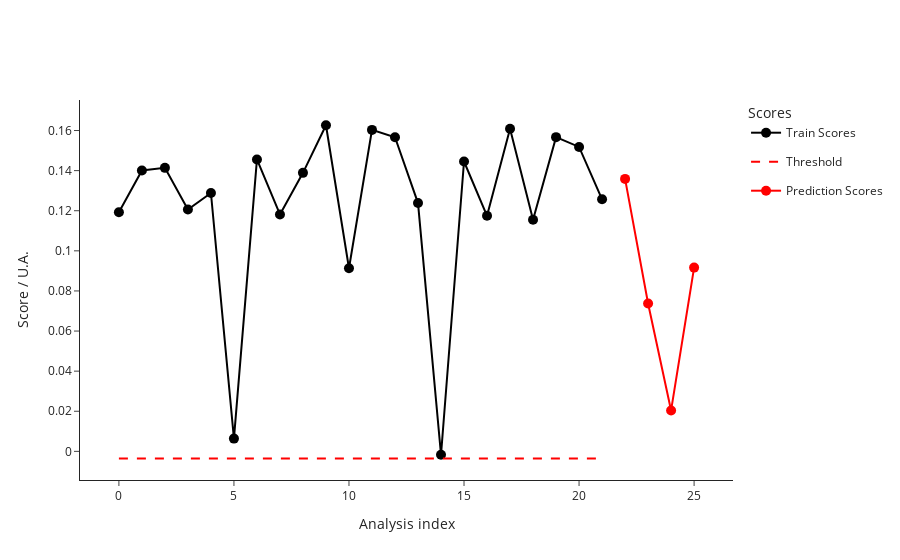

The notebook cell saved with this chart:
### Code cell
test_2_data = pd.read_csv("test_2_features.csv")
test_2_metadata = pd.read_csv("test_2_metadata.csv")
ana.predict(test_2_data, test_2_metadata)
ana.plot_scores()

### Figure 1 — Plotly figure (JSON) as saved in the notebook; plotly's stock layout.template omitted (floating-point values rounded to 4 significant figures)
{"data": [{"hovertemplate": ["<b>index: </b>17<br><b>name: </b>210812_Pac--005<br><b>path: </b>D:/ExtractedSignals\\210812_Pac 2021-08-12 10-30-07\\210812_Pac--005.D<br><b>batch: </b>210812_Pac 2021-08-12 10-30-07<br><b>batch_position: </b>5<br><b>idle_time: </b>279.0<br><b>sample: </b>NaCl 0,9%<br><b>method: </b>SAA_411_Pac.M<br><b>timestamp: </b>2021-08-12 10:50:23<br><b>detector: </b>G1315C<br><b>pump: </b>G7110B<br><b>start_time: </b>2021-08-12 10:50:57<br><b>end_time: </b>2021-08-12 10:54:57<br><b>runtime: </b>239.7000000000036", "<b>index: </b>18<br><b>name: </b>210812_Pac--006<br><b>path: </b>D:/ExtractedSignals\\210812_Pac 2021-08-12 10-30-07\\210812_Pac--006.D<br><b>batch: </b>210812_Pac 2021-08-12 10-30-07<br><b>batch_position: </b>6<br><b>idle_time: </b>279.0<br><b>sample: </b>Blank<br><b>method: </b>SAA_411_Pac.M<br><b>timestamp: </b>2021-08-12 10:55:02<br><b>detector: </b>G1315C<br><b>pump: </b>G7110B<br><b>start_time: </b>2021-08-12 10:55:36<br><b>end_time: </b>2021-08-12 10:59:36<br><b>runtime: </b>239.7000000000036", "<b>index: </b>19<br><b>name: </b>210812_Pac--007<br><b>path: </b>D:/ExtractedSignals\\210812_Pac 2021-08-12 10-30-07\\210812_Pac--007.D<br><b>batch: </b>210812_Pac 2021-08-12 10-30-07<br><b>batch_position: </b>7<br><b>idle_time: </b>279.0<br><b>sample: </b>0.025 mg/ml<br><b>method: </b>SAA_411_Pac.M<br><b>timestamp: </b>2021-08-12 10:59:41<br><b>detector: </b>G1315C<br><b>pump: </b>G7110B<br><b>start_time: </b>2021-08-12 11:00:15<br><b>end_time: </b>2021-08-12 11:04:15<br><b>runtime: </b>239.7000000000036", "<b>index: </b>20<br><b>name: </b>210812_Pac--008<br><b>path: </b>D:/ExtractedSignals\\210812_Pac 2021-08-12 10-30-07\\210812_Pac--008.D<br><b>batch: </b>210812_Pac 2021-08-12 10-30-07<br><b>batch_position: </b>8<br><b>idle_time: </b>279.0<br><b>sample: </b>Blank<br><b>method: </b>SAA_411_Pac.M<br><b>timestamp: </b>2021-08-12 11:04:20<br><b>detector: </b>G1315C<br><b>pump: </b>G7110B<br><b>start_time: </b>2021-08-12 11:04:54<br><b>end_time: </b>2021-08-12 11:08:54<br><b>runtime: </b>239.7000000000036", "<b>index: </b>21<br><b>name: </b>210812_Pac--009<br><b>path: </b>D:/ExtractedSignals\\210812_Pac 2021-08-12 10-30-07\\210812_Pac--009.D<br><b>batch: </b>210812_Pac 2021-08-12 10-30-07<br><b>batch_position: </b>9<br><b>idle_time: </b>279.0<br><b>sample: </b>210806/036 :10<br><b>method: </b>SAA_411_Pac.M<br><b>timestamp: </b>2021-08-12 11:08:59<br><b>detector: </b>G1315C<br><b>pump: </b>G7110B<br><b>start_time: </b>2021-08-12 11:09:32<br><b>end_time: </b>2021-08-12 11:13:32<br><b>runtime: </b>239.7000000000036", "<b>index: </b>22<br><b>name: </b>210812_Pac--010<br><b>path: </b>D:/ExtractedSignals\\210812_Pac 2021-08-12 10-30-07\\210812_Pac--010.D<br><b>batch: </b>210812_Pac 2021-08-12 10-30-07<br><b>batch_position: </b>10<br><b>idle_time: </b>278.0<br><b>sample: </b>210806/036 :10<br><b>method: </b>SAA_411_Pac.M<br><b>timestamp: </b>2021-08-12 11:13:37<br><b>detector: </b>G7110B<br><b>pump: </b>G7110B<br><b>start_time: </b>2021-08-12 11:14:11<br><b>end_time: </b>2021-08-12 11:18:11<br><b>runtime: </b>239.7000000000036", "<b>index: </b>23<br><b>name: </b>210812_Pac--011<br><b>path: </b>D:/ExtractedSignals\\210812_Pac 2021-08-12 10-30-07\\210812_Pac--011.D<br><b>batch: </b>210812_Pac 2021-08-12 10-30-07<br><b>batch_position: </b>11<br><b>idle_time: </b>279.0<br><b>sample: </b>210806/036 :10<br><b>method: </b>SAA_411_Pac.M<br><b>timestamp: </b>2021-08-12 11:18:16<br><b>detector: </b>G7110B<br><b>pump: </b>G7110B<br><b>start_time: </b>2021-08-12 11:18:50<br><b>end_time: </b>2021-08-12 11:22:50<br><b>runtime: </b>239.7000000000036", "<b>index: </b>24<br><b>name: </b>210812_Pac--012<br><b>path: </b>D:/ExtractedSignals\\210812_Pac 2021-08-12 10-30-07\\210812_Pac--012.D<br><b>batch: </b>210812_Pac 2021-08-12 10-30-07<br><b>batch_position: </b>12<br><b>idle_time: </b>279.0<br><b>sample: </b>Blank<br><b>method: </b>SAA_411_Pac.M<br><b>timestamp: </b>2021-08-12 11:22:55<br><b>detector: </b>G1315C<br><b>pump: </b>G7110B<br><b>start_time: </b>2021-08-12 11:23:29<br><b>end_time: </b>2021-08-12 11:27:29<br><b>runtime: </b>239.7000000000036", "<b>index: </b>25<br><b>name: </b>210812_Pac--013<br><b>path: </b>D:/ExtractedSignals\\210812_Pac 2021-08-12 10-30-07\\210812_Pac--013.D<br><b>batch: </b>210812_Pac 2021-08-12 10-30-07<br><b>batch_position: </b>13<br><b>idle_time: </b>279.0<br><b>sample: </b>0.025 mg/ml<br><b>method: </b>SAA_411_Pac.M<br><b>timestamp: </b>2021-08-12 11:27:34<br><b>detector: </b>G1315C<br><b>pump: </b>G7110B<br><b>start_time: </b>2021-08-12 11:28:08<br><b>end_time: </b>2021-08-12 11:32:08<br><b>runtime: </b>239.7000000000036", "<b>index: </b>26<br><b>name: </b>210812_Pac--014<br><b>path: </b>D:/ExtractedSignals\\210812_Pac 2021-08-12 10-30-07\\210812_Pac--014.D<br><b>batch: </b>210812_Pac 2021-08-12 10-30-07<br><b>batch_position: </b>14<br><b>idle_time: </b>279.0<br><b>sample: </b>Blank<br><b>method: </b>SAA_411_Pac.M<br><b>timestamp: </b>2021-08-12 11:32:13<br><b>detector: </b>G7110B<br><b>pump: </b>G7110B<br><b>start_time: </b>2021-08-12 11:32:46<br><b>end_time: </b>2021-08-12 11:36:47<br><b>runtime: </b>239.7000000000036", "<b>index: </b>85<br><b>name: </b>210813_Pac--003<br><b>path: </b>D:/ExtractedSignals\\210813_Pac 2021-08-13 10-37-27\\210813_Pac--003.D<br><b>batch: </b>210813_Pac 2021-08-13 10-37-27<br><b>batch_position: </b>3<br><b>idle_time: </b>278.0<br><b>sample: </b>Blank<br><b>method: </b>SAA_411_Pac.M<br><b>timestamp: </b>2021-08-13 10:48:34<br><b>detector: </b>G1315C<br><b>pump: </b>G7116B<br><b>start_time: </b>2021-08-13 10:49:08<br><b>end_time: </b>2021-08-13 10:53:08<br><b>runtime: </b>239.7000000000036", "<b>index: </b>86<br><b>name: </b>210813_Pac--004<br><b>path: </b>D:/ExtractedSignals\\210813_Pac 2021-08-13 10-37-27\\210813_Pac--004.D<br><b>batch: </b>210813_Pac 2021-08-13 10-37-27<br><b>batch_position: </b>4<br><b>idle_time: </b>279.0<br><b>sample: </b>Blank<br><b>method: </b>SAA_411_Pac.M<br><b>timestamp: </b>2021-08-13 10:53:13<br><b>detector: </b>G1315C<br><b>pump: </b>G7110B<br><b>start_time: </b>2021-08-13 10:53:47<br><b>end_time: </b>2021-08-13 10:57:47<br><b>runtime: </b>239.7000000000036", "<b>index: </b>87<br><b>name: </b>210813_Pac--005<br><b>path: </b>D:/ExtractedSignals\\210813_Pac 2021-08-13 10-37-27\\210813_Pac--005.D<br><b>batch: </b>210813_Pac 2021-08-13 10-37-27<br><b>batch_position: </b>5<br><b>idle_time: </b>279.0<br><b>sample: </b>NaCl 0,9%<br><b>method: </b>SAA_411_Pac.M<br><b>timestamp: </b>2021-08-13 10:57:52<br><b>detector: </b>G7110B<br><b>pump: </b>G7110B<br><b>start_time: </b>2021-08-13 10:58:26<br><b>end_time: </b>2021-08-13 11:02:27<br><b>runtime: </b>239.7000000000036", "<b>index: </b>88<br><b>name: </b>210813_Pac--006<br><b>path: </b>D:/ExtractedSignals\\210813_Pac 2021-08-13 10-37-27\\210813_Pac--006.D<br><b>batch: </b>210813_Pac 2021-08-13 10-37-27<br><b>batch_position: </b>6<br><b>idle_time: </b>279.0<br><b>sample: </b>Blank<br><b>method: </b>SAA_411_Pac.M<br><b>timestamp: </b>2021-08-13 11:02:31<br><b>detector: </b>G1315C<br><b>pump: </b>G7110B<br><b>start_time: </b>2021-08-13 11:03:05<br><b>end_time: </b>2021-08-13 11:07:06<br><b>runtime: </b>239.7000000000036", "<b>index: </b>89<br><b>name: </b>210813_Pac--007<br><b>path: </b>D:/ExtractedSignals\\210813_Pac 2021-08-13 10-37-27\\210813_Pac--007.D<br><b>batch: </b>210813_Pac 2021-08-13 10-37-27<br><b>batch_position: </b>7<br><b>idle_time: </b>279.0<br><b>sample: </b>0.025 mg/ml<br><b>method: </b>SAA_411_Pac.M<br><b>timestamp: </b>2021-08-13 11:07:10<br><b>detector: </b>G1315C<br><b>pump: </b>G7116B<br><b>start_time: </b>2021-08-13 11:07:44<br><b>end_time: </b>2021-08-13 11:11:45<br><b>runtime: </b>239.7000000000036", "<b>index: </b>90<br><b>name: </b>210813_Pac--008<br><b>path: </b>D:/ExtractedSignals\\210813_Pac 2021-08-13 10-37-27\\210813_Pac--008.D<br><b>batch: </b>210813_Pac 2021-08-13 10-37-27<br><b>batch_position: </b>8<br><b>idle_time: </b>279.0<br><b>sample: </b>Blank<br><b>method: </b>SAA_411_Pac.M<br><b>timestamp: </b>2021-08-13 11:11:49<br><b>detector: </b>G1315C<br><b>pump: </b>G7110B<br><b>start_time: </b>2021-08-13 11:12:23<br><b>end_time: </b>2021-08-13 11:16:23<br><b>runtime: </b>239.7000000000036", "<b>index: </b>91<br><b>name: </b>210813_Pac--009<br><b>path: </b>D:/ExtractedSignals\\210813_Pac 2021-08-13 10-37-27\\210813_Pac--009.D<br><b>batch: </b>210813_Pac 2021-08-13 10-37-27<br><b>batch_position: </b>9<br><b>idle_time: </b>279.0<br><b>sample: </b>210812/004 :20<br><b>method: </b>SAA_411_Pac.M<br><b>timestamp: </b>2021-08-13 11:16:28<br><b>detector: </b>G1315C<br><b>pump: </b>G7110B<br><b>start_time: </b>2021-08-13 11:17:02<br><b>end_time: </b>2021-08-13 11:21:03<br><b>runtime: </b>239.7000000000036", "<b>index: </b>92<br><b>name: </b>210813_Pac--010<br><b>path: </b>D:/ExtractedSignals\\210813_Pac 2021-08-13 10-37-27\\210813_Pac--010.D<br><b>batch: </b>210813_Pac 2021-08-13 10-37-27<br><b>batch_position: </b>10<br><b>idle_time: </b>280.0<br><b>sample: </b>210812/004 :20<br><b>method: </b>SAA_411_Pac.M<br><b>timestamp: </b>2021-08-13 11:21:08<br><b>detector: </b>G1315C<br><b>pump: </b>G7110B<br><b>start_time: </b>2021-08-13 11:21:41<br><b>end_time: </b>2021-08-13 11:25:42<br><b>runtime: </b>239.7000000000036", "<b>index: </b>93<br><b>name: </b>210813_Pac--011<br><b>path: </b>D:/ExtractedSignals\\210813_Pac 2021-08-13 10-37-27\\210813_Pac--011.D<br><b>batch: </b>210813_Pac 2021-08-13 10-37-27<br><b>batch_position: </b>11<br><b>idle_time: </b>278.0<br><b>sample: </b>210812/004 :20<br><b>method: </b>SAA_411_Pac.M<br><b>timestamp: </b>2021-08-13 11:25:46<br><b>detector: </b>G1315C<br><b>pump: </b>G7110B<br><b>start_time: </b>2021-08-13 11:26:21<br><b>end_time: </b>2021-08-13 11:30:21<br><b>runtime: </b>239.7000000000036", "<b>index: </b>94<br><b>name: </b>210813_Pac--012<br><b>path: </b>D:/ExtractedSignals\\210813_Pac 2021-08-13 10-37-27\\210813_Pac--012.D<br><b>batch: </b>210813_Pac 2021-08-13 10-37-27<br><b>batch_position: </b>12<br><b>idle_time: </b>280.0<br><b>sample: </b>Blank<br><b>method: </b>SAA_411_Pac.M<br><b>timestamp: </b>2021-08-13 11:30:26<br><b>detector: </b>G1315C<br><b>pump: </b>G7110B<br><b>start_time: </b>2021-08-13 11:30:59<br><b>end_time: </b>2021-08-13 11:34:59<br><b>runtime: </b>239.7000000000036", "<b>index: </b>95<br><b>name: </b>210813_Pac--013<br><b>path: </b>D:/ExtractedSignals\\210813_Pac 2021-08-13 10-37-27\\210813_Pac--013.D<br><b>batch: </b>210813_Pac 2021-08-13 10-37-27<br><b>batch_position: </b>13<br><b>idle_time: </b>278.0<br><b>sample: </b>0.025 mg/ml<br><b>method: </b>SAA_411_Pac.M<br><b>timestamp: </b>2021-08-13 11:35:04<br><b>detector: </b>G1315C<br><b>pump: </b>G7110B<br><b>start_time: </b>2021-08-13 11:35:38<br><b>end_time: </b>2021-08-13 11:39:38<br><b>runtime: </b>239.7000000000036", "<b>index: </b>96<br><b>name: </b>210813_Pac--014<br><b>path: </b>D:/ExtractedSignals\\210813_Pac 2021-08-13 10-37-27\\210813_Pac--014.D<br><b>batch: </b>210813_Pac 2021-08-13 10-37-27<br><b>batch_position: </b>14<br><b>idle_time: </b>279.0<br><b>sample: </b>Blank<br><b>method: </b>SAA_411_Pac.M<br><b>timestamp: </b>2021-08-13 11:39:43<br><b>detector: </b>G1315C<br><b>pump: </b>G7110B<br><b>start_time: </b>2021-08-13 11:40:16<br><b>end_time: </b>2021-08-13 11:44:17<br><b>runtime: </b>239.7000000000036"], "legendgroup": "Train", "line": {"color": "black"}, "marker": {"color": "black", "size": 10}, "mode": "lines+markers", "name": "Train Scores", "text": ["<b>index: </b>17<br><b>name: </b>210812_Pac--005<br><b>path: </b>D:/ExtractedSignals\\210812_Pac 2021-08-12 10-30-07\\210812_Pac--005.D<br><b>batch: </b>210812_Pac 2021-08-12 10-30-07<br><b>batch_position: </b>5<br><b>idle_time: </b>279.0<br><b>sample: </b>NaCl 0,9%<br><b>method: </b>SAA_411_Pac.M<br><b>timestamp: </b>2021-08-12 10:50:23<br><b>detector: </b>G1315C<br><b>pump: </b>G7110B<br><b>start_time: </b>2021-08-12 10:50:57<br><b>end_time: </b>2021-08-12 10:54:57<br><b>runtime: </b>239.7000000000036", "<b>index: </b>18<br><b>name: </b>210812_Pac--006<br><b>path: </b>D:/ExtractedSignals\\210812_Pac 2021-08-12 10-30-07\\210812_Pac--006.D<br><b>batch: </b>210812_Pac 2021-08-12 10-30-07<br><b>batch_position: </b>6<br><b>idle_time: </b>279.0<br><b>sample: </b>Blank<br><b>method: </b>SAA_411_Pac.M<br><b>timestamp: </b>2021-08-12 10:55:02<br><b>detector: </b>G1315C<br><b>pump: </b>G7110B<br><b>start_time: </b>2021-08-12 10:55:36<br><b>end_time: </b>2021-08-12 10:59:36<br><b>runtime: </b>239.7000000000036", "<b>index: </b>19<br><b>name: </b>210812_Pac--007<br><b>path: </b>D:/ExtractedSignals\\210812_Pac 2021-08-12 10-30-07\\210812_Pac--007.D<br><b>batch: </b>210812_Pac 2021-08-12 10-30-07<br><b>batch_position: </b>7<br><b>idle_time: </b>279.0<br><b>sample: </b>0.025 mg/ml<br><b>method: </b>SAA_411_Pac.M<br><b>timestamp: </b>2021-08-12 10:59:41<br><b>detector: </b>G1315C<br><b>pump: </b>G7110B<br><b>start_time: </b>2021-08-12 11:00:15<br><b>end_time: </b>2021-08-12 11:04:15<br><b>runtime: </b>239.7000000000036", "<b>index: </b>20<br><b>name: </b>210812_Pac--008<br><b>path: </b>D:/ExtractedSignals\\210812_Pac 2021-08-12 10-30-07\\210812_Pac--008.D<br><b>batch: </b>210812_Pac 2021-08-12 10-30-07<br><b>batch_position: </b>8<br><b>idle_time: </b>279.0<br><b>sample: </b>Blank<br><b>method: </b>SAA_411_Pac.M<br><b>timestamp: </b>2021-08-12 11:04:20<br><b>detector: </b>G1315C<br><b>pump: </b>G7110B<br><b>start_time: </b>2021-08-12 11:04:54<br><b>end_time: </b>2021-08-12 11:08:54<br><b>runtime: </b>239.7000000000036", "<b>index: </b>21<br><b>name: </b>210812_Pac--009<br><b>path: </b>D:/ExtractedSignals\\210812_Pac 2021-08-12 10-30-07\\210812_Pac--009.D<br><b>batch: </b>210812_Pac 2021-08-12 10-30-07<br><b>batch_position: </b>9<br><b>idle_time: </b>279.0<br><b>sample: </b>210806/036 :10<br><b>method: </b>SAA_411_Pac.M<br><b>timestamp: </b>2021-08-12 11:08:59<br><b>detector: </b>G1315C<br><b>pump: </b>G7110B<br><b>start_time: </b>2021-08-12 11:09:32<br><b>end_time: </b>2021-08-12 11:13:32<br><b>runtime: </b>239.7000000000036", "<b>index: </b>22<br><b>name: </b>210812_Pac--010<br><b>path: </b>D:/ExtractedSignals\\210812_Pac 2021-08-12 10-30-07\\210812_Pac--010.D<br><b>batch: </b>210812_Pac 2021-08-12 10-30-07<br><b>batch_position: </b>10<br><b>idle_time: </b>278.0<br><b>sample: </b>210806/036 :10<br><b>method: </b>SAA_411_Pac.M<br><b>timestamp: </b>2021-08-12 11:13:37<br><b>detector: </b>G7110B<br><b>pump: </b>G7110B<br><b>start_time: </b>2021-08-12 11:14:11<br><b>end_time: </b>2021-08-12 11:18:11<br><b>runtime: </b>239.7000000000036", "<b>index: </b>23<br><b>name: </b>210812_Pac--011<br><b>path: </b>D:/ExtractedSignals\\210812_Pac 2021-08-12 10-30-07\\210812_Pac--011.D<br><b>batch: </b>210812_Pac 2021-08-12 10-30-07<br><b>batch_position: </b>11<br><b>idle_time: </b>279.0<br><b>sample: </b>210806/036 :10<br><b>method: </b>SAA_411_Pac.M<br><b>timestamp: </b>2021-08-12 11:18:16<br><b>detector: </b>G7110B<br><b>pump: </b>G7110B<br><b>start_time: </b>2021-08-12 11:18:50<br><b>end_time: </b>2021-08-12 11:22:50<br><b>runtime: </b>239.7000000000036", "<b>index: </b>24<br><b>name: </b>210812_Pac--012<br><b>path: </b>D:/ExtractedSignals\\210812_Pac 2021-08-12 10-30-07\\210812_Pac--012.D<br><b>batch: </b>210812_Pac 2021-08-12 10-30-07<br><b>batch_position: </b>12<br><b>idle_time: </b>279.0<br><b>sample: </b>Blank<br><b>method: </b>SAA_411_Pac.M<br><b>timestamp: </b>2021-08-12 11:22:55<br><b>detector: </b>G1315C<br><b>pump: </b>G7110B<br><b>start_time: </b>2021-08-12 11:23:29<br><b>end_time: </b>2021-08-12 11:27:29<br><b>runtime: </b>239.7000000000036", "<b>index: </b>25<br><b>name: </b>210812_Pac--013<br><b>path: </b>D:/ExtractedSignals\\210812_Pac 2021-08-12 10-30-07\\210812_Pac--013.D<br><b>batch: </b>210812_Pac 2021-08-12 10-30-07<br><b>batch_position: </b>13<br><b>idle_time: </b>279.0<br><b>sample: </b>0.025 mg/ml<br><b>method: </b>SAA_411_Pac.M<br><b>timestamp: </b>2021-08-12 11:27:34<br><b>detector: </b>G1315C<br><b>pump: </b>G7110B<br><b>start_time: </b>2021-08-12 11:28:08<br><b>end_time: </b>2021-08-12 11:32:08<br><b>runtime: </b>239.7000000000036", "<b>index: </b>26<br><b>name: </b>210812_Pac--014<br><b>path: </b>D:/ExtractedSignals\\210812_Pac 2021-08-12 10-30-07\\210812_Pac--014.D<br><b>batch: </b>210812_Pac 2021-08-12 10-30-07<br><b>batch_position: </b>14<br><b>idle_time: </b>279.0<br><b>sample: </b>Blank<br><b>method: </b>SAA_411_Pac.M<br><b>timestamp: </b>2021-08-12 11:32:13<br><b>detector: </b>G7110B<br><b>pump: </b>G7110B<br><b>start_time: </b>2021-08-12 11:32:46<br><b>end_time: </b>2021-08-12 11:36:47<br><b>runtime: </b>239.7000000000036", "<b>index: </b>85<br><b>name: </b>210813_Pac--003<br><b>path: </b>D:/ExtractedSignals\\210813_Pac 2021-08-13 10-37-27\\210813_Pac--003.D<br><b>batch: </b>210813_Pac 2021-08-13 10-37-27<br><b>batch_position: </b>3<br><b>idle_time: </b>278.0<br><b>sample: </b>Blank<br><b>method: </b>SAA_411_Pac.M<br><b>timestamp: </b>2021-08-13 10:48:34<br><b>detector: </b>G1315C<br><b>pump: </b>G7116B<br><b>start_time: </b>2021-08-13 10:49:08<br><b>end_time: </b>2021-08-13 10:53:08<br><b>runtime: </b>239.7000000000036", "<b>index: </b>86<br><b>name: </b>210813_Pac--004<br><b>path: </b>D:/ExtractedSignals\\210813_Pac 2021-08-13 10-37-27\\210813_Pac--004.D<br><b>batch: </b>210813_Pac 2021-08-13 10-37-27<br><b>batch_position: </b>4<br><b>idle_time: </b>279.0<br><b>sample: </b>Blank<br><b>method: </b>SAA_411_Pac.M<br><b>timestamp: </b>2021-08-13 10:53:13<br><b>detector: </b>G1315C<br><b>pump: </b>G7110B<br><b>start_time: </b>2021-08-13 10:53:47<br><b>end_time: </b>2021-08-13 10:57:47<br><b>runtime: </b>239.7000000000036", "<b>index: </b>87<br><b>name: </b>210813_Pac--005<br><b>path: </b>D:/ExtractedSignals\\210813_Pac 2021-08-13 10-37-27\\210813_Pac--005.D<br><b>batch: </b>210813_Pac 2021-08-13 10-37-27<br><b>batch_position: </b>5<br><b>idle_time: </b>279.0<br><b>sample: </b>NaCl 0,9%<br><b>method: </b>SAA_411_Pac.M<br><b>timestamp: </b>2021-08-13 10:57:52<br><b>detector: </b>G7110B<br><b>pump: </b>G7110B<br><b>start_time: </b>2021-08-13 10:58:26<br><b>end_time: </b>2021-08-13 11:02:27<br><b>runtime: </b>239.7000000000036", "<b>index: </b>88<br><b>name: </b>210813_Pac--006<br><b>path: </b>D:/ExtractedSignals\\210813_Pac 2021-08-13 10-37-27\\210813_Pac--006.D<br><b>batch: </b>210813_Pac 2021-08-13 10-37-27<br><b>batch_position: </b>6<br><b>idle_time: </b>279.0<br><b>sample: </b>Blank<br><b>method: </b>SAA_411_Pac.M<br><b>timestamp: </b>2021-08-13 11:02:31<br><b>detector: </b>G1315C<br><b>pump: </b>G7110B<br><b>start_time: </b>2021-08-13 11:03:05<br><b>end_time: </b>2021-08-13 11:07:06<br><b>runtime: </b>239.7000000000036", "<b>index: </b>89<br><b>name: </b>210813_Pac--007<br><b>path: </b>D:/ExtractedSignals\\210813_Pac 2021-08-13 10-37-27\\210813_Pac--007.D<br><b>batch: </b>210813_Pac 2021-08-13 10-37-27<br><b>batch_position: </b>7<br><b>idle_time: </b>279.0<br><b>sample: </b>0.025 mg/ml<br><b>method: </b>SAA_411_Pac.M<br><b>timestamp: </b>2021-08-13 11:07:10<br><b>detector: </b>G1315C<br><b>pump: </b>G7116B<br><b>start_time: </b>2021-08-13 11:07:44<br><b>end_time: </b>2021-08-13 11:11:45<br><b>runtime: </b>239.7000000000036", "<b>index: </b>90<br><b>name: </b>210813_Pac--008<br><b>path: </b>D:/ExtractedSignals\\210813_Pac 2021-08-13 10-37-27\\210813_Pac--008.D<br><b>batch: </b>210813_Pac 2021-08-13 10-37-27<br><b>batch_position: </b>8<br><b>idle_time: </b>279.0<br><b>sample: </b>Blank<br><b>method: </b>SAA_411_Pac.M<br><b>timestamp: </b>2021-08-13 11:11:49<br><b>detector: </b>G1315C<br><b>pump: </b>G7110B<br><b>start_time: </b>2021-08-13 11:12:23<br><b>end_time: </b>2021-08-13 11:16:23<br><b>runtime: </b>239.7000000000036", "<b>index: </b>91<br><b>name: </b>210813_Pac--009<br><b>path: </b>D:/ExtractedSignals\\210813_Pac 2021-08-13 10-37-27\\210813_Pac--009.D<br><b>batch: </b>210813_Pac 2021-08-13 10-37-27<br><b>batch_position: </b>9<br><b>idle_time: </b>279.0<br><b>sample: </b>210812/004 :20<br><b>method: </b>SAA_411_Pac.M<br><b>timestamp: </b>2021-08-13 11:16:28<br><b>detector: </b>G1315C<br><b>pump: </b>G7110B<br><b>start_time: </b>2021-08-13 11:17:02<br><b>end_time: </b>2021-08-13 11:21:03<br><b>runtime: </b>239.7000000000036", "<b>index: </b>92<br><b>name: </b>210813_Pac--010<br><b>path: </b>D:/ExtractedSignals\\210813_Pac 2021-08-13 10-37-27\\210813_Pac--010.D<br><b>batch: </b>210813_Pac 2021-08-13 10-37-27<br><b>batch_position: </b>10<br><b>idle_time: </b>280.0<br><b>sample: </b>210812/004 :20<br><b>method: </b>SAA_411_Pac.M<br><b>timestamp: </b>2021-08-13 11:21:08<br><b>detector: </b>G1315C<br><b>pump: </b>G7110B<br><b>start_time: </b>2021-08-13 11:21:41<br><b>end_time: </b>2021-08-13 11:25:42<br><b>runtime: </b>239.7000000000036", "<b>index: </b>93<br><b>name: </b>210813_Pac--011<br><b>path: </b>D:/ExtractedSignals\\210813_Pac 2021-08-13 10-37-27\\210813_Pac--011.D<br><b>batch: </b>210813_Pac 2021-08-13 10-37-27<br><b>batch_position: </b>11<br><b>idle_time: </b>278.0<br><b>sample: </b>210812/004 :20<br><b>method: </b>SAA_411_Pac.M<br><b>timestamp: </b>2021-08-13 11:25:46<br><b>detector: </b>G1315C<br><b>pump: </b>G7110B<br><b>start_time: </b>2021-08-13 11:26:21<br><b>end_time: </b>2021-08-13 11:30:21<br><b>runtime: </b>239.7000000000036", "<b>index: </b>94<br><b>name: </b>210813_Pac--012<br><b>path: </b>D:/ExtractedSignals\\210813_Pac 2021-08-13 10-37-27\\210813_Pac--012.D<br><b>batch: </b>210813_Pac 2021-08-13 10-37-27<br><b>batch_position: </b>12<br><b>idle_time: </b>280.0<br><b>sample: </b>Blank<br><b>method: </b>SAA_411_Pac.M<br><b>timestamp: </b>2021-08-13 11:30:26<br><b>detector: </b>G1315C<br><b>pump: </b>G7110B<br><b>start_time: </b>2021-08-13 11:30:59<br><b>end_time: </b>2021-08-13 11:34:59<br><b>runtime: </b>239.7000000000036", "<b>index: </b>95<br><b>name: </b>210813_Pac--013<br><b>path: </b>D:/ExtractedSignals\\210813_Pac 2021-08-13 10-37-27\\210813_Pac--013.D<br><b>batch: </b>210813_Pac 2021-08-13 10-37-27<br><b>batch_position: </b>13<br><b>idle_time: </b>278.0<br><b>sample: </b>0.025 mg/ml<br><b>method: </b>SAA_411_Pac.M<br><b>timestamp: </b>2021-08-13 11:35:04<br><b>detector: </b>G1315C<br><b>pump: </b>G7110B<br><b>start_time: </b>2021-08-13 11:35:38<br><b>end_time: </b>2021-08-13 11:39:38<br><b>runtime: </b>239.7000000000036", "<b>index: </b>96<br><b>name: </b>210813_Pac--014<br><b>path: </b>D:/ExtractedSignals\\210813_Pac 2021-08-13 10-37-27\\210813_Pac--014.D<br><b>batch: </b>210813_Pac 2021-08-13 10-37-27<br><b>batch_position: </b>14<br><b>idle_time: </b>279.0<br><b>sample: </b>Blank<br><b>method: </b>SAA_411_Pac.M<br><b>timestamp: </b>2021-08-13 11:39:43<br><b>detector: </b>G1315C<br><b>pump: </b>G7110B<br><b>start_time: </b>2021-08-13 11:40:16<br><b>end_time: </b>2021-08-13 11:44:17<br><b>runtime: </b>239.7000000000036"], "type": "scatter", "x": [0, 1, 2, 3, 4, 5, 6, 7, 8, 9, 10, 11, 12, 13, 14, 15, 16, 17, 18, 19, 20, 21], "y": [0.1192, 0.14, 0.1414, 0.1206, 0.1289, 0.006357, 0.1456, 0.1181, 0.1389, 0.1626, 0.0913, 0.1603, 0.1567, 0.1238, -0.00169, 0.1446, 0.1175, 0.1609, 0.1155, 0.1567, 0.1518, 0.1257]}, {"legendgroup": "Threshold", "line": {"color": "red", "dash": "dash"}, "mode": "lines", "name": "Threshold", "type": "scatter", "x": [0, 21], "y": [-0.003533, -0.003533]}, {"hovertemplate": ["<b>index: </b>309<br><b>name: </b>210910_Pac--011<br><b>path: </b>D:/ExtractedSignals\\210910_Pac 2021-09-10 14-25-54\\210910_Pac--011.D<br><b>batch: </b>210910_Pac 2021-09-10 14-25-54<br><b>batch_position: </b>11<br><b>idle_time: </b>278.0<br><b>sample: </b>210903/021 :10<br><b>method: </b>SAA_411_Pac.M<br><b>timestamp: </b>2021-09-10 15:13:50<br><b>detector: </b>G1315C<br><b>pump: </b>G7110B<br><b>start_time: </b>2021-09-10 15:14:22<br><b>end_time: </b>2021-09-10 15:18:23<br><b>runtime: </b>239.7000000000036", "<b>index: </b>310<br><b>name: </b>210910_Pac--012<br><b>path: </b>D:/ExtractedSignals\\210910_Pac 2021-09-10 14-25-54\\210910_Pac--012.D<br><b>batch: </b>210910_Pac 2021-09-10 14-25-54<br><b>batch_position: </b>12<br><b>idle_time: </b>278.0<br><b>sample: </b>Blank<br><b>method: </b>SAA_411_Pac.M<br><b>timestamp: </b>2021-09-10 15:18:28<br><b>detector: </b>G1315C<br><b>pump: </b>G7110B<br><b>start_time: </b>2021-09-10 15:19:00<br><b>end_time: </b>2021-09-10 15:23:01<br><b>runtime: </b>239.7000000000036", "<b>index: </b>311<br><b>name: </b>210910_Pac--013<br><b>path: </b>D:/ExtractedSignals\\210910_Pac 2021-09-10 14-25-54\\210910_Pac--013.D<br><b>batch: </b>210910_Pac 2021-09-10 14-25-54<br><b>batch_position: </b>13<br><b>idle_time: </b>278.0<br><b>sample: </b>0.025 mg/ml<br><b>method: </b>SAA_411_Pac.M<br><b>timestamp: </b>2021-09-10 15:23:06<br><b>detector: </b>G1315C<br><b>pump: </b>G7110B<br><b>start_time: </b>2021-09-10 15:23:38<br><b>end_time: </b>2021-09-10 15:27:39<br><b>runtime: </b>239.7000000000036", "<b>index: </b>312<br><b>name: </b>210910_Pac--014<br><b>path: </b>D:/ExtractedSignals\\210910_Pac 2021-09-10 14-25-54\\210910_Pac--014.D<br><b>batch: </b>210910_Pac 2021-09-10 14-25-54<br><b>batch_position: </b>14<br><b>idle_time: </b>278.0<br><b>sample: </b>Blank<br><b>method: </b>SAA_411_Pac.M<br><b>timestamp: </b>2021-09-10 15:27:44<br><b>detector: </b>G1315C<br><b>pump: </b>G7110B<br><b>start_time: </b>2021-09-10 15:28:17<br><b>end_time: </b>2021-09-10 15:32:17<br><b>runtime: </b>239.7000000000036"], "legendgroup": "Prediction", "line": {"color": "red"}, "marker": {"color": "red", "size": 10}, "mode": "lines+markers", "name": "Prediction Scores", "text": ["<b>index: </b>309<br><b>name: </b>210910_Pac--011<br><b>path: </b>D:/ExtractedSignals\\210910_Pac 2021-09-10 14-25-54\\210910_Pac--011.D<br><b>batch: </b>210910_Pac 2021-09-10 14-25-54<br><b>batch_position: </b>11<br><b>idle_time: </b>278.0<br><b>sample: </b>210903/021 :10<br><b>method: </b>SAA_411_Pac.M<br><b>timestamp: </b>2021-09-10 15:13:50<br><b>detector: </b>G1315C<br><b>pump: </b>G7110B<br><b>start_time: </b>2021-09-10 15:14:22<br><b>end_time: </b>2021-09-10 15:18:23<br><b>runtime: </b>239.7000000000036", "<b>index: </b>310<br><b>name: </b>210910_Pac--012<br><b>path: </b>D:/ExtractedSignals\\210910_Pac 2021-09-10 14-25-54\\210910_Pac--012.D<br><b>batch: </b>210910_Pac 2021-09-10 14-25-54<br><b>batch_position: </b>12<br><b>idle_time: </b>278.0<br><b>sample: </b>Blank<br><b>method: </b>SAA_411_Pac.M<br><b>timestamp: </b>2021-09-10 15:18:28<br><b>detector: </b>G1315C<br><b>pump: </b>G7110B<br><b>start_time: </b>2021-09-10 15:19:00<br><b>end_time: </b>2021-09-10 15:23:01<br><b>runtime: </b>239.7000000000036", "<b>index: </b>311<br><b>name: </b>210910_Pac--013<br><b>path: </b>D:/ExtractedSignals\\210910_Pac 2021-09-10 14-25-54\\210910_Pac--013.D<br><b>batch: </b>210910_Pac 2021-09-10 14-25-54<br><b>batch_position: </b>13<br><b>idle_time: </b>278.0<br><b>sample: </b>0.025 mg/ml<br><b>method: </b>SAA_411_Pac.M<br><b>timestamp: </b>2021-09-10 15:23:06<br><b>detector: </b>G1315C<br><b>pump: </b>G7110B<br><b>start_time: </b>2021-09-10 15:23:38<br><b>end_time: </b>2021-09-10 15:27:39<br><b>runtime: </b>239.7000000000036", "<b>index: </b>312<br><b>name: </b>210910_Pac--014<br><b>path: </b>D:/ExtractedSignals\\210910_Pac 2021-09-10 14-25-54\\210910_Pac--014.D<br><b>batch: </b>210910_Pac 2021-09-10 14-25-54<br><b>batch_position: </b>14<br><b>idle_time: </b>278.0<br><b>sample: </b>Blank<br><b>method: </b>SAA_411_Pac.M<br><b>timestamp: </b>2021-09-10 15:27:44<br><b>detector: </b>G1315C<br><b>pump: </b>G7110B<br><b>start_time: </b>2021-09-10 15:28:17<br><b>end_time: </b>2021-09-10 15:32:17<br><b>runtime: </b>239.7000000000036"], "type": "scatter", "x": [22, 23, 24, 25], "y": [0.1359, 0.07372, 0.0204, 0.09163]}], "layout": {"legend": {"title": {"text": "Scores"}}, "xaxis": {"title": {"text": "Analysis index"}}, "yaxis": {"title": {"text": "Score / U.A."}}}}
